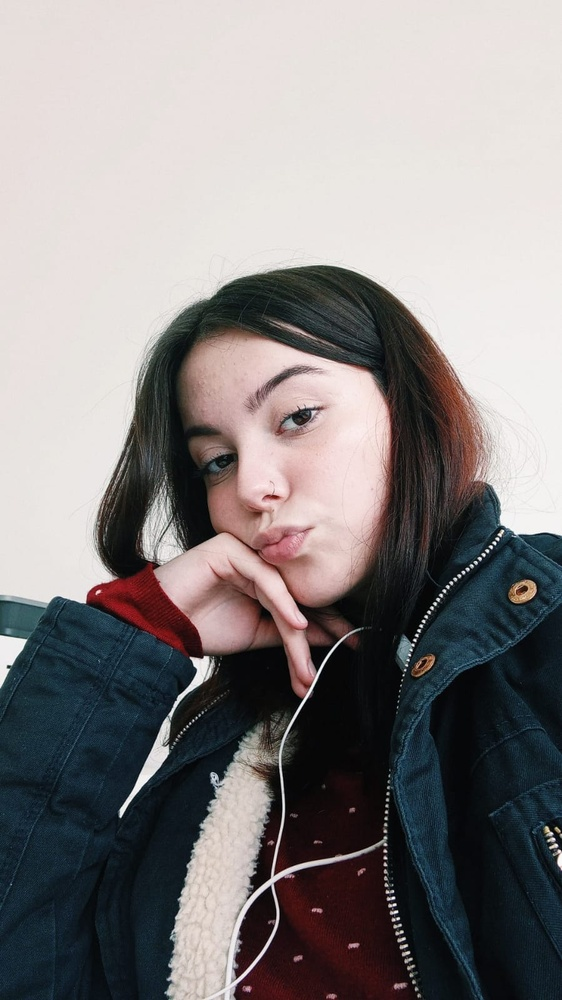
#> input picture TarefaPIM/imagens/camily.jpg, 562 x 1000 px, shrunk from 899 x 1599 before the run, found by its file name
$ python main.py
#> lines starting #> are read from the running program, lines starting #| are printed output that depends on the picture
import cv2
import numpy as np
from skimage import io, color

def equalizaMatriz(matriz):
    histograma = np.zeros(256)

    for i in range(matriz.shape[0]):
        for j in range(matriz.shape[1]):
            histograma[matriz[i][j]] += 1

    histograma = histograma / matriz.size

    for i in range(1,256):
        histograma[i] += histograma[i-1]

    histograma = histograma * 255

    for i in range(0,256):
        histograma[i] = round(histograma[i])

    for i in range(matriz.shape[0]):
        for j in range(matriz.shape[1]):
            matriz[i][j] = histograma[matriz[i][j]]

def equalizamatrizRGB(caminho, nome, formato):
#> called with caminho = './imagens/camily.jpg', nome = 'camily_equalizada', formato = 'jpg'
    img = cv2.imread(caminho)
#> img is the input picture: shape (1000, 562, 3); mean B, G, R 129.9, 129.7, 133.8

    blue = img[:, :, 0]
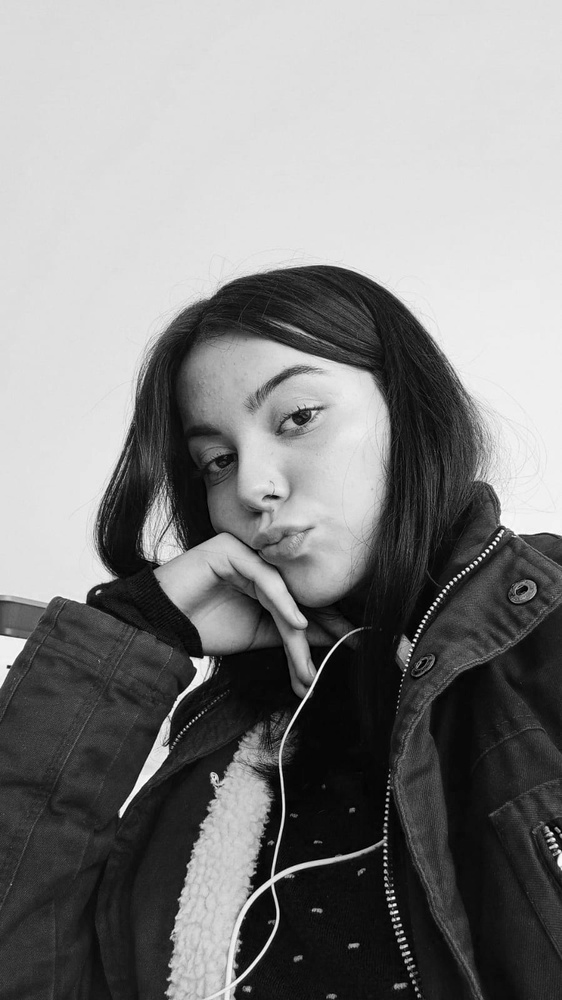
#> blue: shape (1000, 562); min 0, max 255, mean 129.9
    green = img[:, :, 1]
    red = img[:, :, 2]
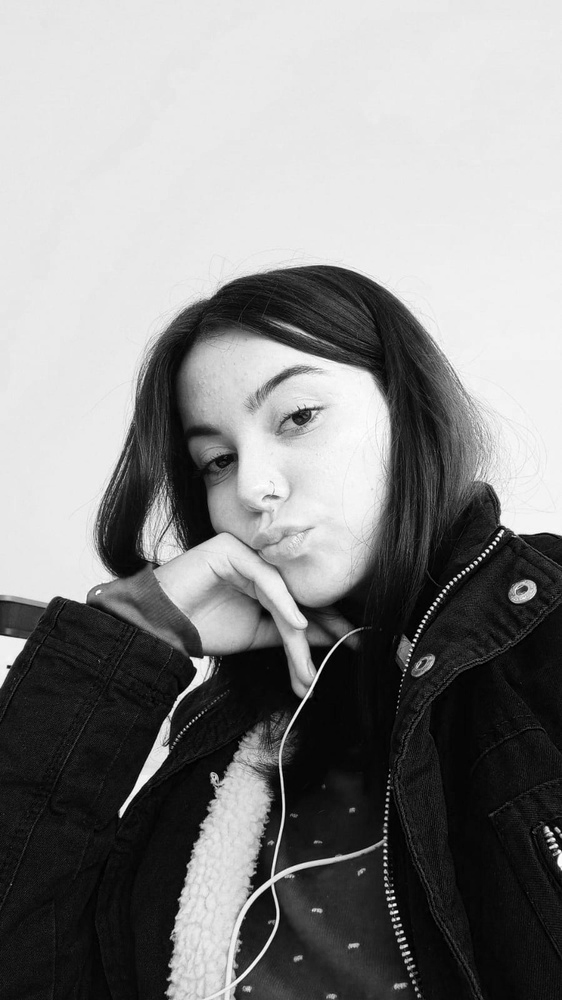
#> red: shape (1000, 562); min 0, max 255, mean 133.8

    equalizaMatriz(blue)
    equalizaMatriz(green)
    equalizaMatriz(red)
#> after the loop in equalizaMatriz (call 3), `for i in range(matriz.shape[0]):`:
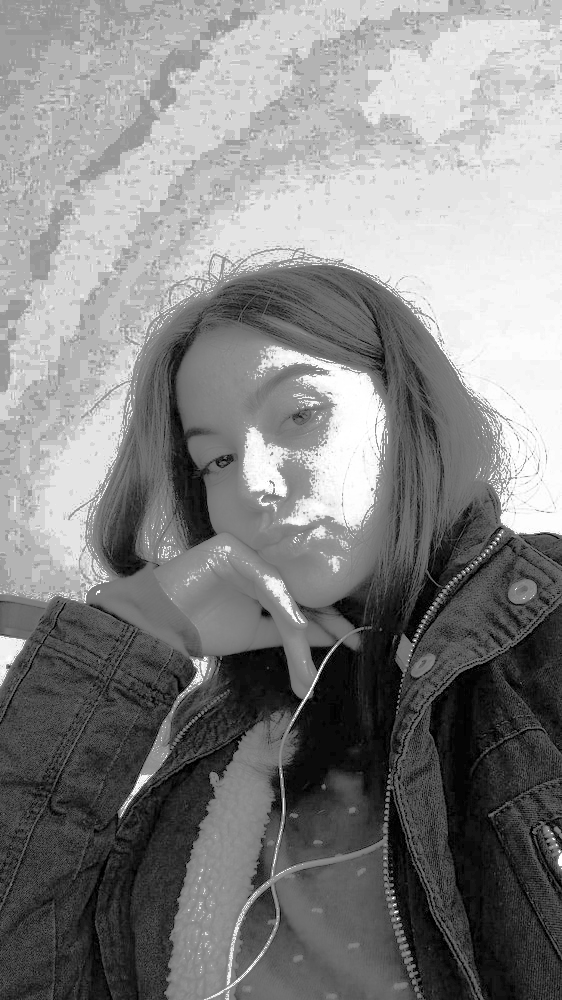
#> matriz: shape (1000, 562); min 0, max 255, mean 130.8

    matriz_equalizada = cv2.merge([blue, green, red])
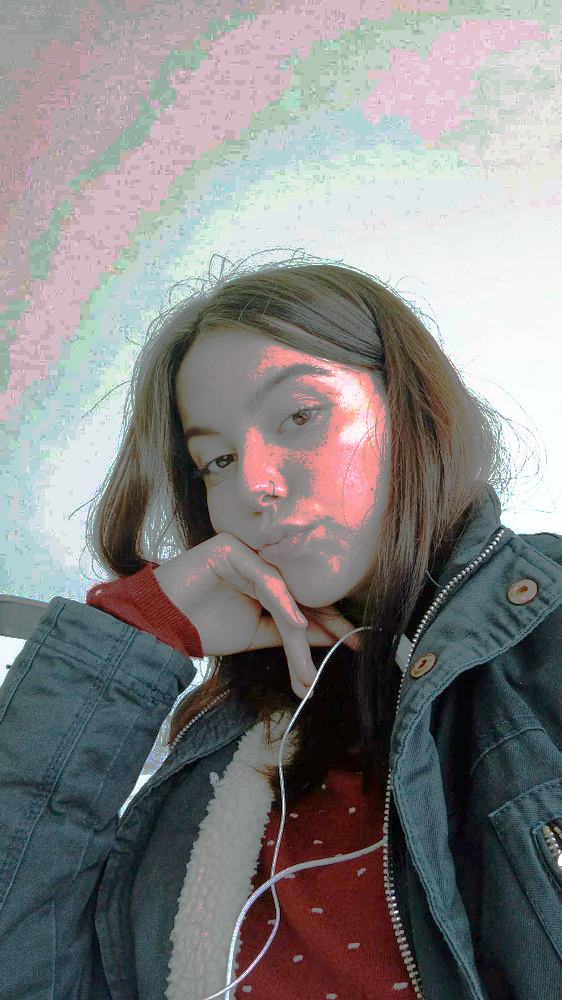
#> matriz_equalizada: shape (1000, 562, 3); mean B, G, R 129.9, 129.7, 130.8

    cv2.imwrite(f'./ex3/rgb_equalizadas/{nome}_equalizada.{formato}', matriz_equalizada)

def equalizamatrizYIQ(caminho, nome, formato):
#> called with caminho = './imagens/camily.jpg', nome = 'camily_equalizada', formato = 'jpg'
    img = io.imread(caminho)

    img_yiq = color.rgb2yiq(img)
#> img_yiq: shape (1000, 562, 3) float64; mean of channels 0, 1, 2 0.513, 0.00922, 0.00377

    img_yiq = img_yiq - img_yiq.min()
#> img_yiq: shape (1000, 562, 3) float64; mean of channels 0, 1, 2 0.623, 0.118, 0.113
    img_yiq = img_yiq * 255 / img_yiq.max()
#> img_yiq: shape (1000, 562, 3) float64; mean of channels 0, 1, 2 143.1, 27.2, 26
    img_yiq = np.uint8(img_yiq)
#> img_yiq: shape (1000, 562, 3); mean of channels 0, 1, 2 142.6, 26.7, 25.5

    y = img_yiq[:, :, 0]
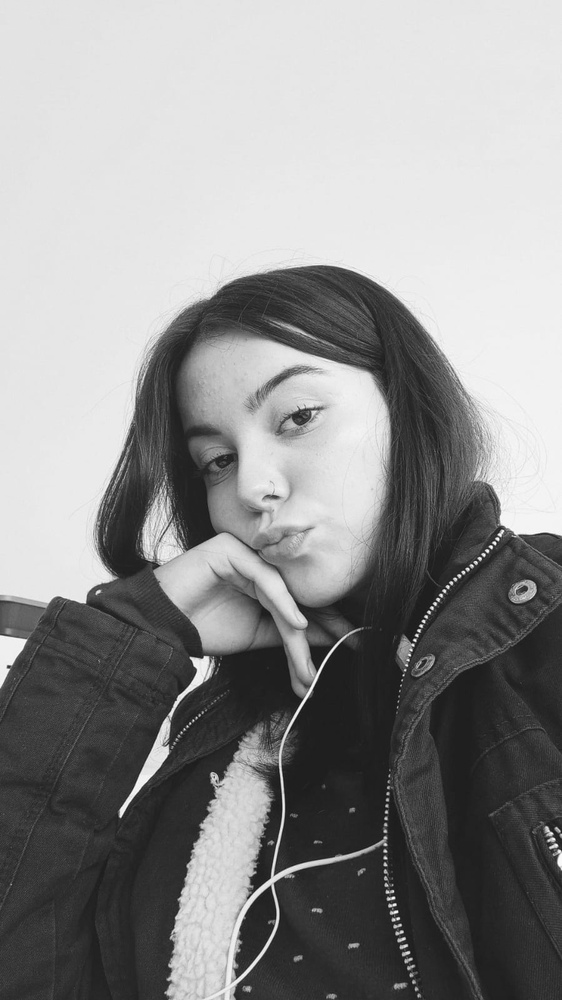
#> y: shape (1000, 562); min 25, max 254, mean 142.6

    equalizaMatriz(y)
#> after the loop in equalizaMatriz (call 4), `for i in range(matriz.shape[0]):`:
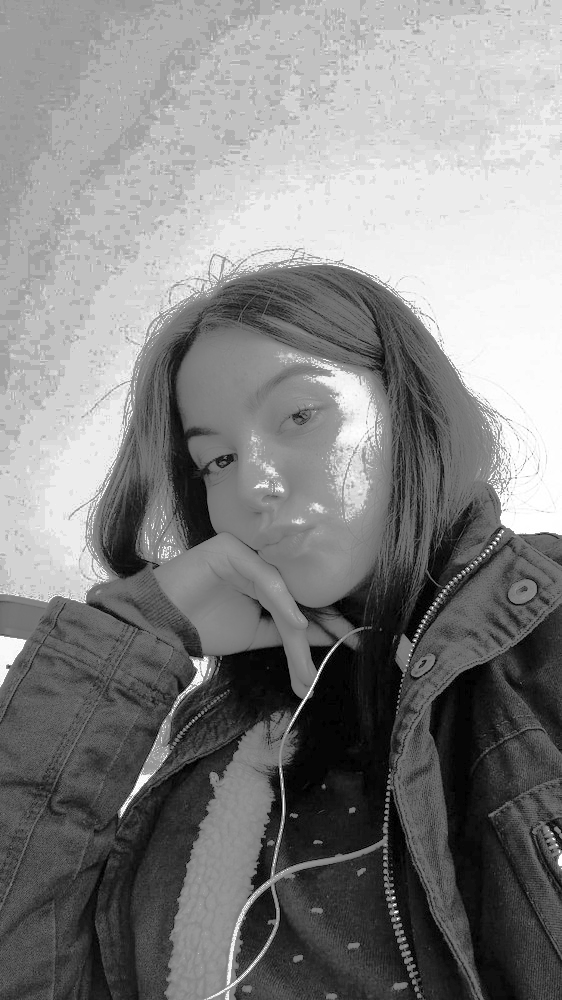
#> matriz: shape (1000, 562); min 0, max 255, mean 130.3

    img_yiq[:, :, 0] = y
#> img_yiq: shape (1000, 562, 3); mean of channels 0, 1, 2 130.3, 26.7, 25.5

    img_rgb = color.yiq2rgb(img_yiq)
#> img_rgb: shape (1000, 562, 3) float64; mean of channels 0, 1, 2 0.673, 0.418, 0.566

    img_rgb = img_rgb - img_rgb.min()
#> img_rgb: shape (1000, 562, 3) float64; mean of channels 0, 1, 2 0.781, 0.526, 0.674
    img_rgb = img_rgb * 255 / img_rgb.max()
#> img_rgb: shape (1000, 562, 3) float64; mean of channels 0, 1, 2 153, 103, 132
    img_rgb = np.uint8(img_rgb)
#> img_rgb: shape (1000, 562, 3); mean of channels 0, 1, 2 152.5, 102.5, 131.4

    io.imsave(f'./ex3/yiq_equalizadas/{nome}_equalizada.{formato}', img_rgb)
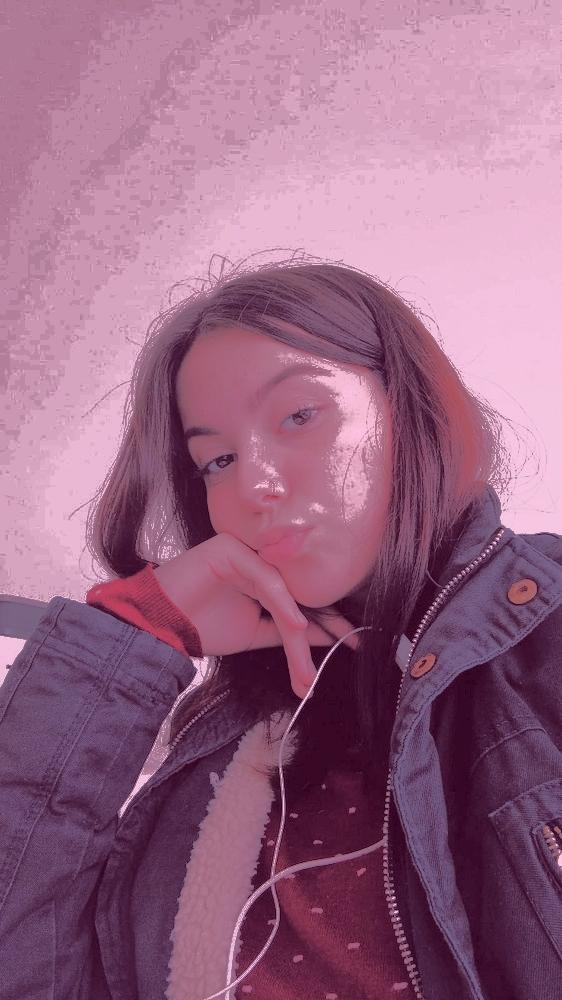
#> saved as camily_equalizada_equalizada.jpg: shape (1000, 562, 3); mean R, G, B 152.5, 102.4, 131.7


# [4 lines of commented-out code are left out]
equalizamatrizRGB('./imagens/camily.jpg', 'camily_equalizada', 'jpg')
equalizamatrizYIQ('./imagens/camily.jpg', 'camily_equalizada', 'jpg')
